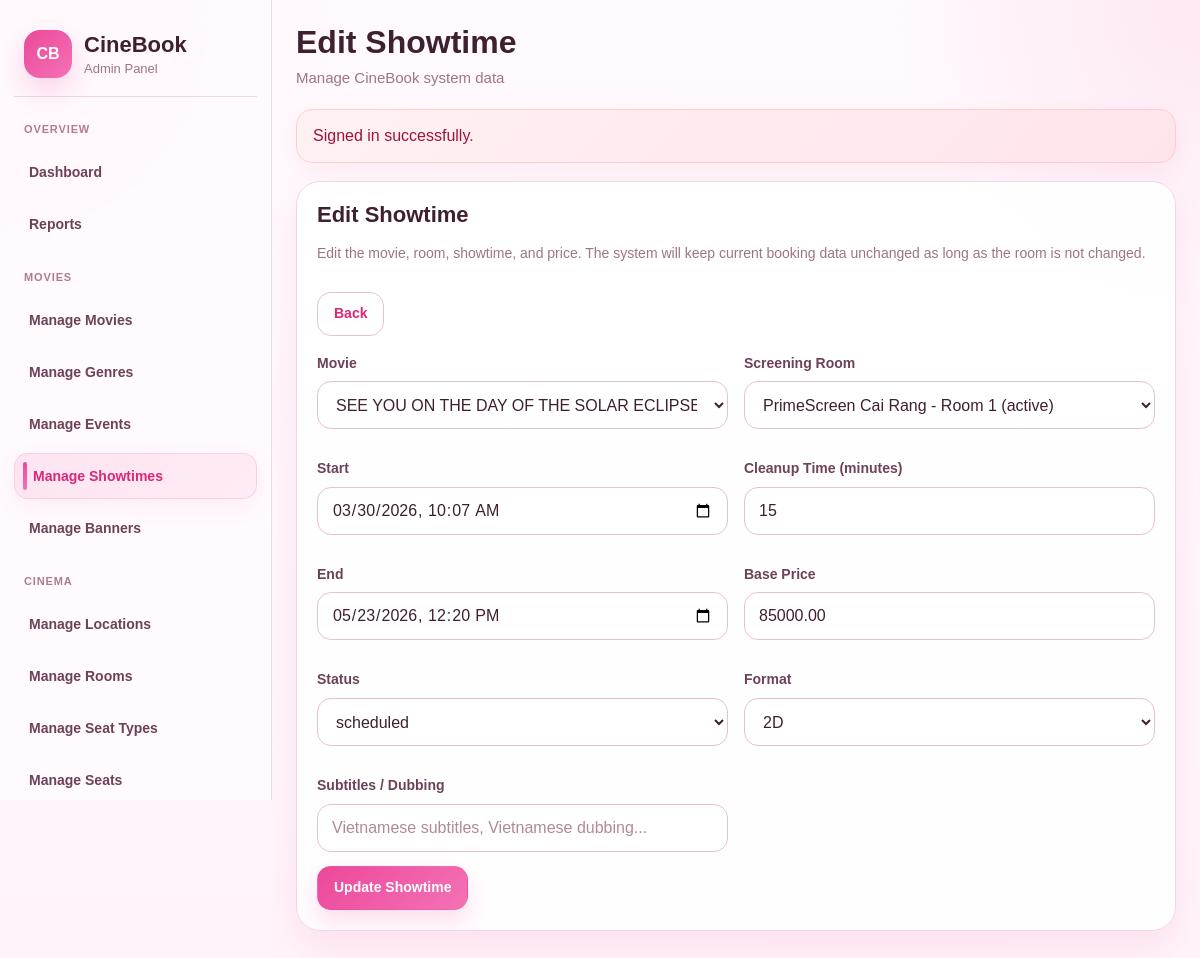
The app's page /cinebook/admin/showtimes/edit.php?id=10 (signed in) with its own data.
### tables this page shows
CREATE TABLE `showtimes` (
  `show_id` int(11) NOT NULL,
  `movie_id` int(11) NOT NULL,
  `room_id` int(11) NOT NULL,
  `start_at` datetime NOT NULL,
  `end_at` datetime NOT NULL,
  `base_price` decimal(10,2) NOT NULL,
  `screen_format` varchar(50) DEFAULT '2D',
  `subtitle_type` varchar(50) DEFAULT NULL,
  `status` varchar(20) NOT NULL DEFAULT 'scheduled',
  `created_at` datetime NOT NULL DEFAULT current_timestamp(),
  `updated_at` datetime NOT NULL DEFAULT current_timestamp() ON UPDATE current_timestamp()
);

CREATE TABLE `movies` (
  `movie_id` int(11) NOT NULL,
  `title` varchar(200) NOT NULL,
  `synopsis` text DEFAULT NULL,
  `language` varchar(50) NOT NULL,
  `duration_min` int(11) NOT NULL,
  `trailer_url` varchar(255) DEFAULT NULL,
  `poster_url` varchar(255) DEFAULT NULL,
  `status` varchar(20) NOT NULL DEFAULT 'coming_soon',
  `age_rating` varchar(10) DEFAULT NULL,
  `release_date` date DEFAULT NULL,
  `created_at` datetime NOT NULL DEFAULT current_timestamp(),
  `updated_at` datetime NOT NULL DEFAULT current_timestamp() ON UPDATE current_timestamp()
);

CREATE TABLE `rooms` (
  `room_id` int(11) NOT NULL,
  `location_id` int(11) NOT NULL,
  `room_name` varchar(50) NOT NULL,
  `capacity` int(11) NOT NULL,
  `status` varchar(20) NOT NULL DEFAULT 'active',
  `created_at` datetime NOT NULL DEFAULT current_timestamp(),
  `updated_at` datetime NOT NULL DEFAULT current_timestamp() ON UPDATE current_timestamp()
);

CREATE TABLE `locations` (
  `location_id` int(11) NOT NULL,
  `name` varchar(150) NOT NULL,
  `address` varchar(255) NOT NULL,
  `city` varchar(100) NOT NULL,
  `phone` varchar(20) DEFAULT NULL,
  `status` varchar(20) NOT NULL DEFAULT 'active'
);

### cinebook/includes/helpers.php (called while the page is built, shortened)
<?php
function e(?string $value): string
{
    return htmlspecialchars($value ?? '', ENT_QUOTES, 'UTF-8');
}
function old(string $key, $default = '')
{
    $value = $_POST[$key] ?? $default;
    if (is_string($value)) {
        return trim($value);
    }
    return $value;
}
function get(string $key, $default = '')
{
    $value = $_GET[$key] ?? $default;
    if (is_string($value)) {
        return trim($value);
    }
    return $value;
}

### cinebook/admin/showtimes/edit.php (the view, shortened to what this page needs)
<?php
require_once __DIR__ . '/../../includes/admin_layout_start.php';
$conn = db_connect();
$id = (int) get('id');
$detailSql = '
    SELECT s.*, m.title AS movie_title, r.room_name, l.name AS location_name
    FROM showtimes s
    INNER JOIN movies m ON s.movie_id = m.movie_id
    INNER JOIN rooms r ON s.room_id = r.room_id
    INNER JOIN locations l ON r.location_id = l.location_id
    WHERE s.show_id = ?
    LIMIT 1
';
$detailStmt = $conn->prepare($detailSql);
$detailStmt->bind_param('i', $id);
$detailStmt->execute();
$showtime = $detailStmt->get_result()->fetch_assoc();
$movies = $conn->query("SELECT movie_id, title, status, duration_min FROM movies ORDER BY status ASC, title ASC");
$rooms = $conn->query("
    SELECT r.room_id, r.room_name, l.name AS location_name, r.status
    FROM rooms r
    INNER JOIN locations l ON r.location_id = l.location_id
    ORDER BY l.name ASC, r.room_name ASC
");
$startValue = !empty($showtime['start_at']) ? date('Y-m-d\TH:i', strtotime($showtime['start_at'])) : '';
$endValue = !empty($showtime['end_at']) ? date('Y-m-d\TH:i', strtotime($showtime['end_at'])) : '';
?>
<div class="admin-card">
    <div class="admin-card-head">
        <div>
            <h2>Edit Showtime</h2>
            <p class="admin-card-subtitle">Edit the movie, room, showtime, and price. The system will keep current booking data unchanged as long as the room is not changed.</p>
        </div>
        <a class="admin-btn-outline" href="<?= BASE_URL ?>admin/showtimes/index.php">Back</a>
    </div>
    <form method="POST">
        <div class="admin-form-grid">
            <div class="admin-form-group">
                <label class="admin-label">Movie</label>
                <select class="admin-select" name="movie_id" id="showtime-movie-id" required>
                    <?php if ($movies && $movies->num_rows > 0): ?>
                        <?php while ($movie = $movies->fetch_assoc()): ?>
                            <option value="<?= (int) $movie['movie_id'] ?>" data-duration="<?= (int) ($movie['duration_min'] ?? 0) ?>" <?= (int) old('movie_id', (string) $showtime['movie_id']) === (int) $movie['movie_id'] ? 'selected' : '' ?>>
                                <?= e($movie['title']) ?> (<?= (int) ($movie['duration_min'] ?? 0) ?> min - <?= e($movie['status']) ?>)
                            </option>
                        <?php endwhile; ?>
                    <?php endif; ?>
                </select>
            </div>
            <div class="admin-form-group">
                <label class="admin-label">Screening Room</label>
                <select class="admin-select" name="room_id" required>
                    <?php if ($rooms && $rooms->num_rows > 0): ?>
                        <?php while ($room = $rooms->fetch_assoc()): ?>
                            <option value="<?= (int) $room['room_id'] ?>" <?= (int) old('room_id', (string) $showtime['room_id']) === (int) $room['room_id'] ? 'selected' : '' ?>>
                                <?= e($room['location_name'] . ' - ' . $room['room_name'] . ' (' . $room['status'] . ')') ?>
                            </option>
                        <?php endwhile; ?>
                    <?php endif; ?>
                </select>
            </div>
            <div class="admin-form-group">
                <label class="admin-label">Start</label>
                <input class="admin-input" type="datetime-local" name="start_at" id="showtime-start-at" value="<?= e(old('start_at', $startValue)) ?>" required>
            </div>
            <div class="admin-form-group">
                <label class="admin-label">Cleanup Time (minutes)</label>
                <input class="admin-input" type="number" name="cleanup_minutes" id="showtime-cleanup-minutes" min="0" step="5" value="<?= e(old('cleanup_minutes', '15')) ?>">
            </div>
            <div class="admin-form-group">
                <label class="admin-label">End</label>
                <input class="admin-input" type="datetime-local" name="end_at" id="showtime-end-at" value="<?= e(old('end_at', $endValue)) ?>" required>
            </div>
            <div class="admin-form-group">
                <label class="admin-label">Base Price</label>
                <input class="admin-input" type="number" name="base_price" min="1000" step="1000" value="<?= e(old('base_price', $showtime['base_price'])) ?>" required>
            </div>
            <div class="admin-form-group">
                <label class="admin-label">Status</label>
                <?php $currentStatus = old('status', $showtime['status']); ?>
                <select class="admin-select" name="status">
                    <option value="scheduled" <?= $currentStatus === 'scheduled' ? 'selected' : '' ?>>scheduled</option>
                </select>
            </div>
            <div class="admin-form-group">
                <label class="admin-label">Format</label>
                <?php $currentFormat = old('screen_format', $showtime['screen_format'] ?: '2D'); ?>
                <select class="admin-select" name="screen_format">
                    <option value="2D" <?= $currentFormat === '2D' ? 'selected' : '' ?>>2D</option>
                </select>
            </div>
            <div class="admin-form-group">
                <label class="admin-label">Subtitles / Dubbing</label>
                <input class="admin-input" type="text" name="subtitle_type" placeholder="Vietnamese subtitles, Vietnamese dubbing..." value="<?= e(old('subtitle_type', $showtime['subtitle_type'] ?? '')) ?>">
            </div>
        </div>
        <button class="admin-btn" type="submit">Update Showtime</button>
    </form>
</div>
<?php require_once __DIR__ . '/../../includes/admin_layout_end.php'; ?>

### cinebook/public/assets/css/admin.css (style rules this page uses)
:root { --bg: #fff7fb; --bg-2: #fff1f7; --surface: #ffffff; --surface-soft: #fff9fc; --surface-muted: #fff4f9; --sidebar-bg: rgba(255, 250, 253, 0.92); --line: #f0d7e4; --line-strong: #e7bfd3; --text: #3e2030; --text-soft: #6d4258; --muted: #9d7488; --primary: #ec4899; --primary-hover: #db2777; --primary-soft: #fdf2f8; --secondary: #f472b6; --secondary-soft: #fce7f3; --danger: #dc2626; --danger-soft: #fef2f2; --success: #16a34a; --success-soft: #ecfdf3; --warning: #d97706; --warning-soft: #fff7ed; --shadow-sm: 0 8px 22px rgba(236, 72, 153, 0.08); --shadow-md: 0 16px 36px rgba(236, 72, 153, 0.12); --shadow-lg: 0 24px 56px rgba(236, 72, 153, 0.14); --radius-sm: 12px; --radius-md: 18px; --radius-lg: 24px; --sidebar-width: 272px; --content-max: 100%; }
*, *::before, *::after { box-sizing: border-box; min-width: 0; }
html, body { max-width: 100%; overflow-x: hidden; }
html { scroll-behavior: smooth; }
body { margin: 0; font-family: Arial, Helvetica, sans-serif; color: var(--text); background: radial-gradient(circle at top left, rgba(244, 114, 182, 0.12), transparent 22%), radial-gradient(circle at top right, rgba(236, 72, 153, 0.10), transparent 20%), linear-gradient(180deg, #fffafd 0%, #fff4fa 100%); }
a { color: inherit; text-decoration: none; }
button, input, select, textarea { font: inherit; }
.admin-card, .admin-stat-card, .admin-panel { width: 100%; max-width: 100%; background: rgba(255, 255, 255, 0.94); border: 1px solid var(--line); border-radius: var(--radius-lg); box-shadow: var(--shadow-md); overflow: hidden; }
.admin-card, .admin-panel { margin-bottom: 20px; padding: 20px; }
.admin-card-head, .admin-panel-head { display: flex; justify-content: space-between; align-items: flex-start; gap: 14px; flex-wrap: wrap; margin-bottom: 18px; }
.admin-card-head h2, .admin-panel-head h2 { margin: 0; font-size: 22px; line-height: 1.2; font-weight: 800; color: var(--text); word-break: break-word; }
.admin-card-subtitle, .admin-panel-subtitle { color: var(--muted); font-size: 14px; line-height: 1.5; }
.admin-btn, .admin-btn-outline, .admin-btn-danger, .admin-btn-soft { display: inline-flex; align-items: center; justify-content: center; gap: 8px; min-height: 44px; padding: 10px 16px; border-radius: 14px; border: 1px solid transparent; cursor: pointer; font-size: 14px; font-weight: 800; line-height: 1.35; text-align: center; white-space: normal; transition: all 0.2s ease; }
.admin-btn { color: #fff; background: linear-gradient(135deg, var(--primary) 0%, var(--secondary) 100%); box-shadow: 0 12px 24px rgba(236, 72, 153, 0.18); }
.admin-btn-outline { color: var(--primary-hover); background: #fff; border-color: var(--line-strong); }
.admin-form-grid { display: grid; grid-template-columns: repeat(2, minmax(0, 1fr)); gap: 16px; width: 100%; }
.admin-form-group { margin-bottom: 14px; min-width: 0; }
.admin-label { display: block; margin-bottom: 8px; color: var(--text-soft); font-size: 14px; font-weight: 700; line-height: 1.4; }
.admin-input, .admin-select, .admin-textarea { width: 100%; max-width: 100%; min-height: 48px; padding: 0 14px; border-radius: 14px; border: 1px solid var(--line-strong); background: #fff; color: var(--text); outline: none; transition: all 0.2s ease; }
.admin-input::placeholder, .admin-textarea::placeholder { color: #b0899b; }

### records on screen
showtimes: movie_id "SEE YOU ON THE DAY OF THE SOLAR ECLIPSE (118 min - now_showing)", room_id "PrimeScreen Cai Rang - Room 1 (active)", start_at "03/30/2026 10:07", end_at "05/23/2026 12:20", base_price "85000.00", status "scheduled", screen_format "2D"

### other values on screen
$pageTitle "Edit Showtime"
$flash['message'] "Signed in successfully."
